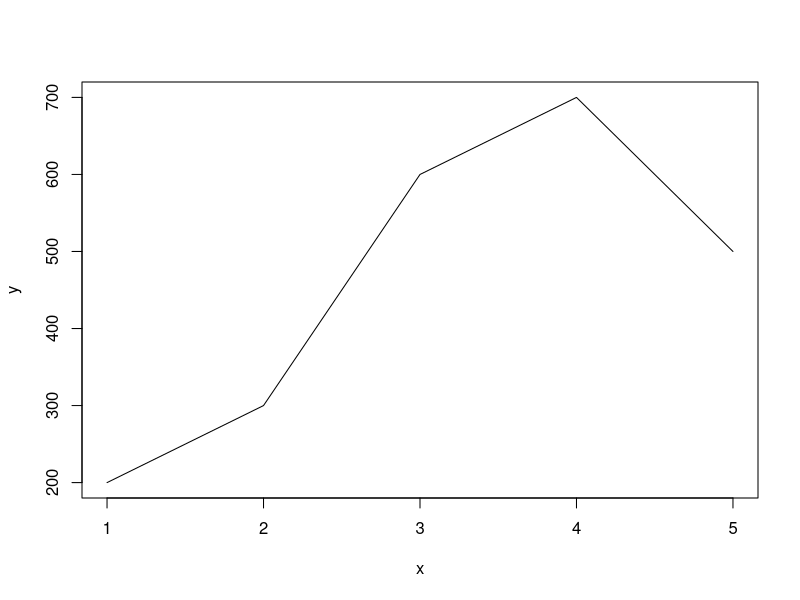
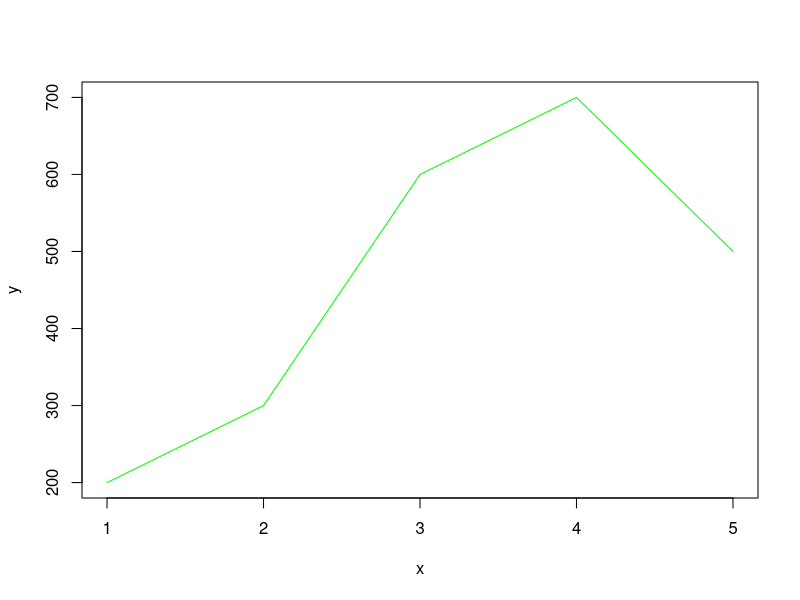
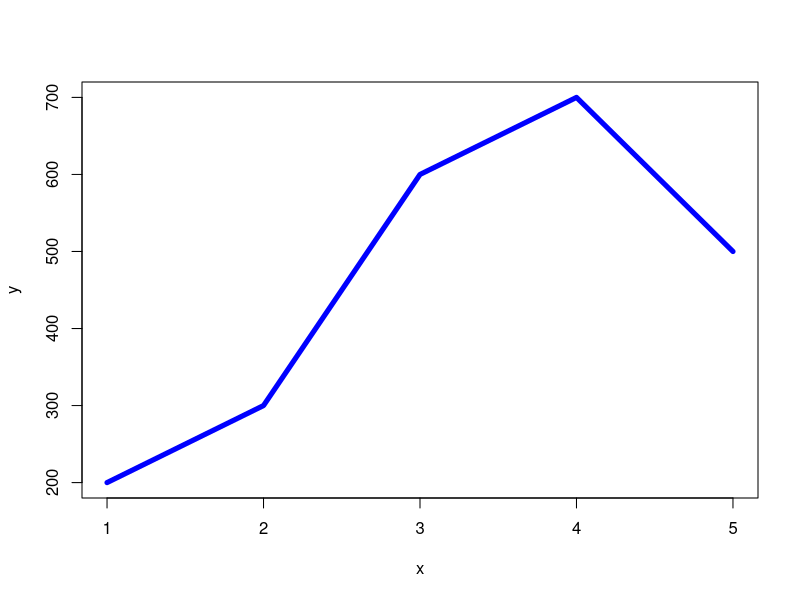
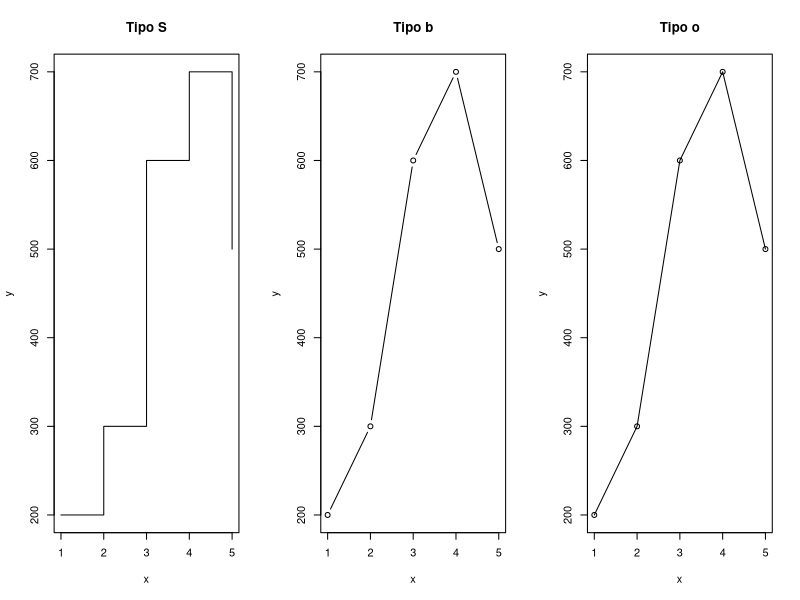

These figures' R source, in order:
#********** GRAFICOS EN R *************
#* session 04: 28/11/2022

# datos
x<-c(1,2,3,4,5)
y<-c(200,300,600,700,500)

# ver gráficos como vector
# ?plot
plot(x,y,type = "l")

# data frame
plot(data.frame(x,y),type = "l",col="green")

# formula
plot(y~x,type="l",col="blue",lwd=5)


# mostrar 3 graficos en 1
par(mfrow=c(1,3))
plot(x,y,type="s", main="Tipo S")
plot(x,y,type="b", main="Tipo b")
plot(x,y,type="o", main="Tipo o")









